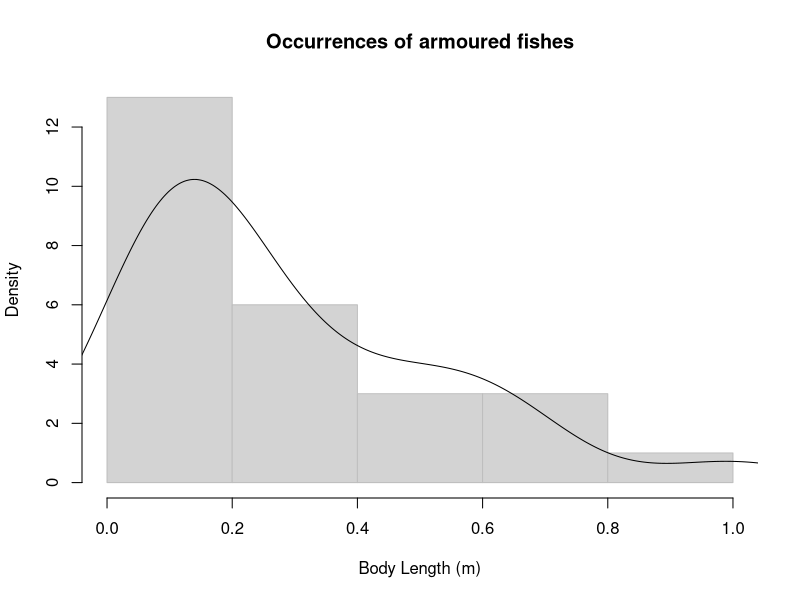

Here is the R script that generated this plot: (Note: this script raises an error after producing the figure.)
## Pipelined analysis following the QuickAnalysis.R format

one_site <- read.csv("../Data/GreenBassin.csv")

## Running the dummy analysis (using body length instead of body mass for now)


## Get the max predator (here I'm just assuming it's the biggest guy)
predator <- max(one_site[,5])

## Correct for the predator's size
Body_length <- one_site[,5]/predator

## Get the spiny-ness (if the score is > 0, it means at least one part of the body has armour)
get.armour <- function(species, data) {
    ## Get the "armourness" of the body parts
    head <- ifelse(data[species, 8] == 1, sum(data[species, 9:10]), NA)
    body <- ifelse(data[species, 12] == 1, sum(data[species, 13:14]), NA)
    tail <- ifelse(data[species, 16] == 1, sum(data[species, 17:18]), NA)
    ## Get the average "armourness score"
    return(mean(c(head, body, tail), na.rm = TRUE))
}
armours <- unlist(lapply(as.list(seq(1:ncol(one_site))), get.armour, data = one_site))

## Make it binary
armours <- ifelse(armours != 0, 1, 0)

# ## Density plot
# library(hdrcde)
# hdr.den(Body_length, xlab = "Body Length (m)", ylab = "Density", main = "Occurrences of armoured fishes")
# hist(Body_length[which(armours)], col = "orange", breaks = 50, add = TRUE)


## Calculating the histogram
hist_BL <- hist(Body_length, plot = FALSE)
## Calculating the
density_BL <- density(Body_length)
## Scaling the density to match with the histogram
density_BL$y <- density_BL$y * hist_BL$counts[1] / hist_BL$density[1]

## Plotting the histogram and the density curve
plot(hist_BL, xlab = "Body Length (m)", ylab = "Density", main = "Occurrences of armoured fishes", border = "grey") ; lines(density_BL)


## Adding the lines under the curve
for(one_BL in 1:length(Body_length[which(armours)])) {
    x_value <- narrow.down.x(Body_length[which(armours)][one_BL], density_BL$x)
    segments(x0 = density_BL$x[x_value], y0 = 0, y1 = density_BL$y[x_value], lwd = 2)
}


## Testing the differences
testing <- t.test(Body_length[which(armours)], Body_length[which(!armours)])

boxplot(Body_length[which(armours)], Body_length[which(!armours)], ylab = "Body Length", xaxt = "n", main = "
    Difference between groups")
text(1.5, 1, paste("p value:", round(testing$p.value, digit = 3)))
axis(1, at = 1:2, labels = c("Armour", "No armour"))

####Kevin Extra analysis based on the distance a body mass is from the entire mean body mass
###as we expect spines to be intermediate than non-armoured species should show higher 
###distances from the overall mean body size.

##get the mean and standard deviation of the entire group
mean_bl <- mean(Body_length)
SD_bl <- sd(Body_length)

#get the distance from the mean in terms of SD units
z_dif_arm <- (((mean_bl - Body_length[which(armours)])/SD_bl)^2)^0.5
z_dif_noarm <-  (((mean_bl - Body_length[which(!armours)])/SD_bl)^2)^0.5

Ztesting <- t.test(z_dif_arm, z_dif_noarm)

#plots
boxplot(z_dif_arm, z_dif_noarm, ylab = "Body Length", xaxt = "n", main = "
        Difference between groups")
text(1.5, 1, paste("p value:", round(testing$p.value, digit = 3)))
axis(1, at = 1:2, labels = c("Armour", "No armour"))




